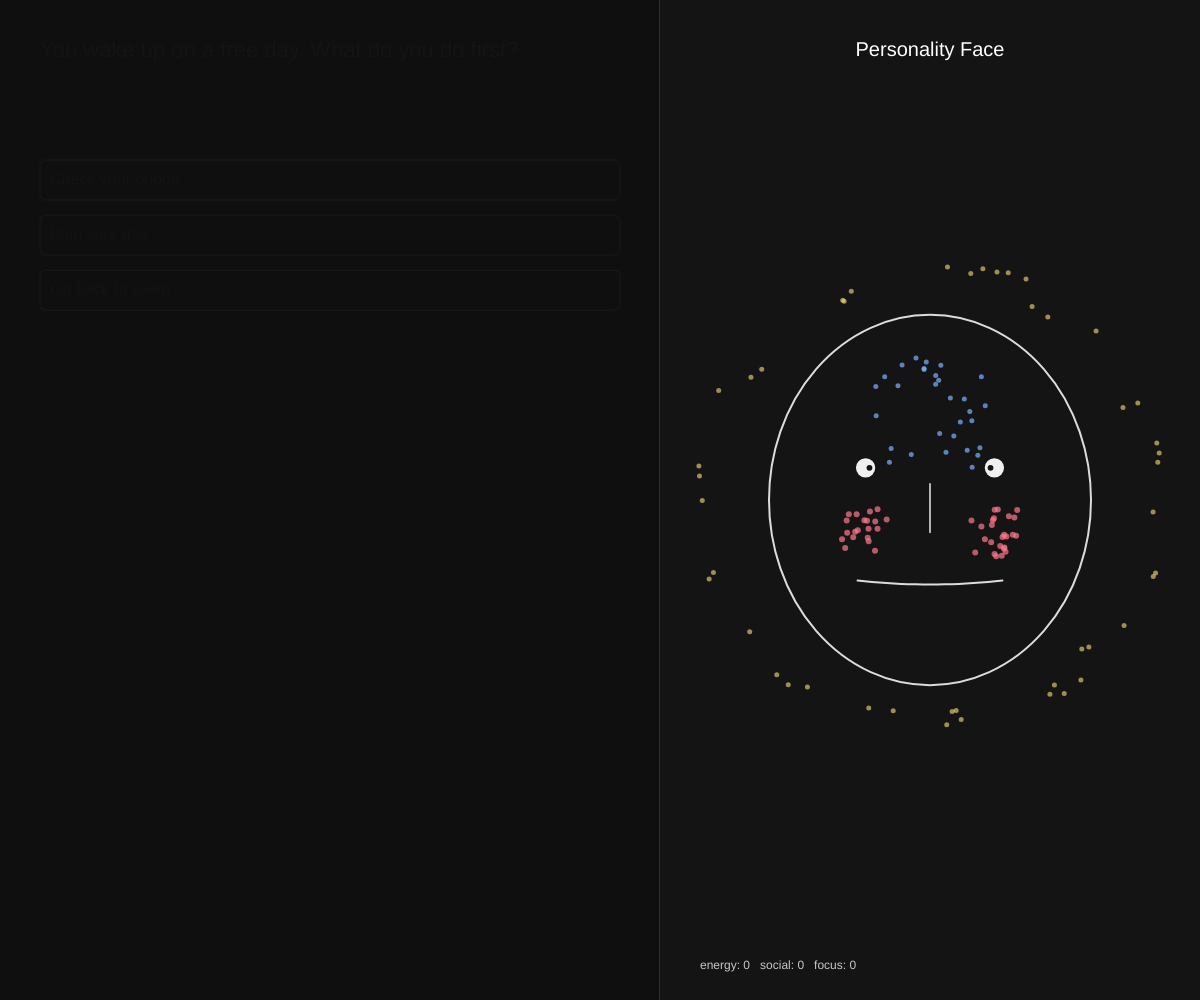
Frame 1 (no input)
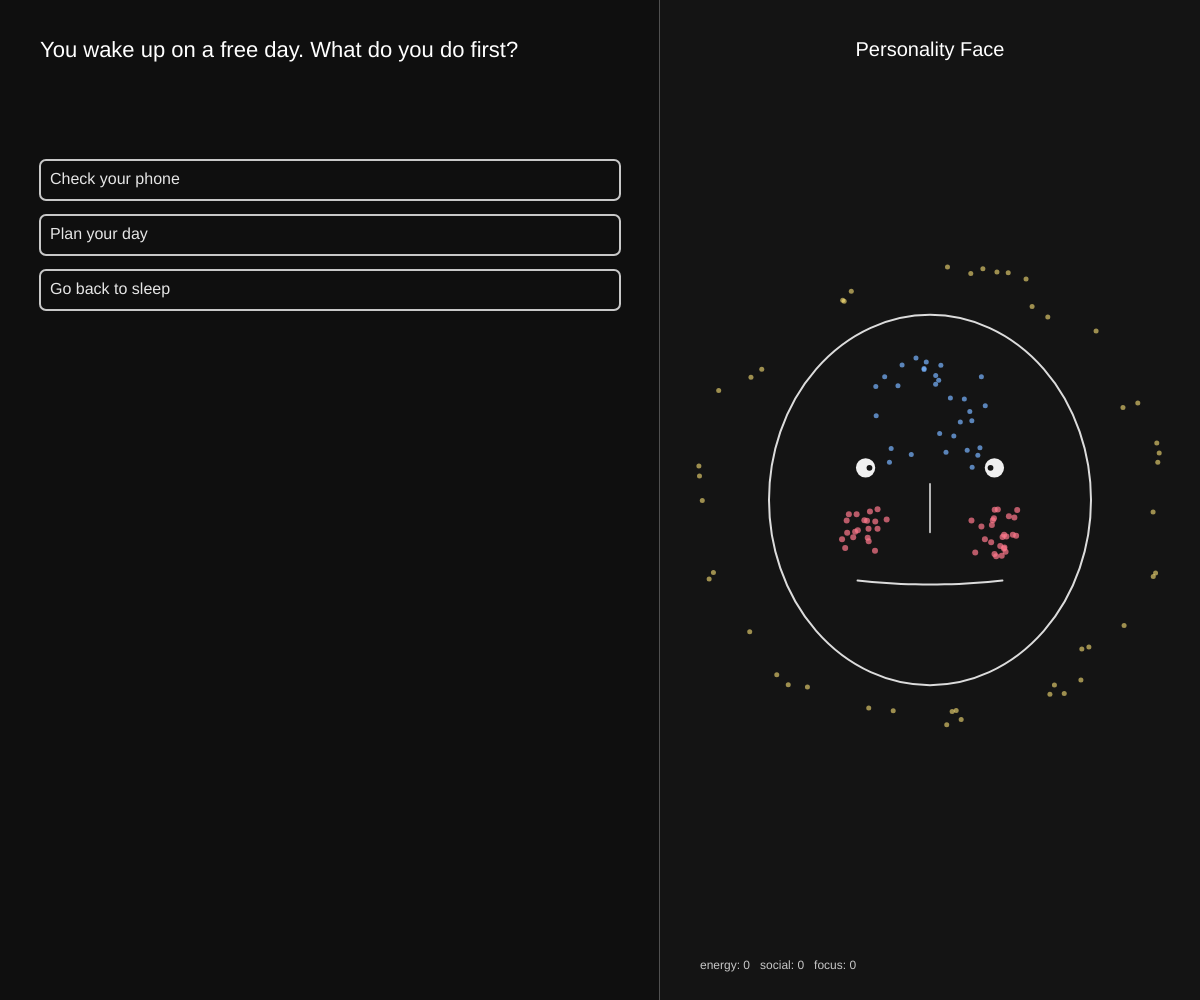
Frame 60 (no input)
Frame 120 (the mouse pressed at the canvas centre since frame 60): identical to frame 60, image omitted

The p5.js sketch that drew these frames (run headless with seeded random() and noise() and a simulated clock; from frame 60 on, the mouse is pressed at the canvas centre):

// p5.js sketch
// ── sketch.js
// Simple personality-test sketch with fade-in questions
// and an "artistic" face portrait made of dots.

let questions = [
  {
    text: "You wake up on a free day. What do you do first?",
    options: [
      { label: "Check your phone", trait: "focus", delta: -1 },
      { label: "Plan your day", trait: "focus", delta: 1 },
      { label: "Go back to sleep", trait: "energy", delta: -1 }
    ]
  },
  {
    text: "At a party, you tend to...",
    options: [
      { label: "Talk to everyone", trait: "social", delta: 2 },
      { label: "Stick with close friends", trait: "social", delta: 0 },
      { label: "Watch from the corner", trait: "social", delta: -2 }
    ]
  },
  {
    text: "You’re starting a new project. You feel...",
    options: [
      { label: "Excited and energised", trait: "energy", delta: 2 },
      { label: "Calm and steady", trait: "focus", delta: 1 },
      { label: "Overwhelmed", trait: "energy", delta: -1 }
    ]
  },
  {
    text: "Someone suggests a spontaneous trip.",
    options: [
      { label: "Say yes immediately", trait: "energy", delta: 1 },
      { label: "Ask for details first", trait: "focus", delta: 1 },
      { label: "Probably say no", trait: "social", delta: -1 }
    ]
  }
];

// Trait scores for building the personality "portrait"
let traits = {
  energy: 0,
  social: 0,
  focus: 0
};

let currentQuestion = 0;
let fadeAlpha = 0;
let fadeSpeed = 6;

let questionStartTime = 0;
let autoDelay = 2000; // ms until auto-select if no click
let answeredThisQuestion = false;
let finished = false;

function setup() {
  createCanvas(windowWidth, windowHeight);
  textFont("sans-serif");
  textSize(18);
  startQuestion(0);
}

function windowResized() {
  resizeCanvas(windowWidth, windowHeight);
}

function startQuestion(index) {
  currentQuestion = index;
  fadeAlpha = 0;
  answeredThisQuestion = false;
  questionStartTime = millis();
}

function draw() {
  background(15);

  // Divide canvas: left = questions, right = portrait
  let dividerX = width * 0.55;
  stroke(80);
  line(dividerX, 0, dividerX, height);

  drawPortrait(dividerX);

  if (!finished) {
    drawQuestionArea(dividerX);
    handleAutoSelect();
  } else {
    drawFinishedMessage(dividerX);
  }
}

// Draw the current question & its options on the left, with fade-in
function drawQuestionArea(dividerX) {
  let margin = 40;
  let x = margin;
  let y = margin;

  let q = questions[currentQuestion];

  // Increase alpha until fully visible
  fadeAlpha = min(255, fadeAlpha + fadeSpeed);

  // Question text
  noStroke();
  fill(255, fadeAlpha);
  textAlign(LEFT, TOP);
  textSize(22);
  text(q.text, x, y, dividerX - margin * 2, height * 0.4);

  // Options
  textSize(16);
  let optionY = y + 120;
  let optionHeight = 40;
  let gap = 15;

  for (let i = 0; i < q.options.length; i++) {
    let opt = q.options[i];

    let boxX = x;
    let boxY = optionY + i * (optionHeight + gap);
    let boxW = dividerX - margin * 2;
    let boxH = optionHeight;

    // Box
    stroke(200, fadeAlpha);
    noFill();
    rect(boxX, boxY, boxW, boxH, 6);

    // Text
    noStroke();
    fill(230, fadeAlpha);
    textAlign(LEFT, CENTER);
    text(opt.label, boxX + 10, boxY + boxH / 2);
  }
}

// Auto-select an option after autoDelay ms if no answer
function handleAutoSelect() {
  if (answeredThisQuestion) return;

  let elapsed = millis() - questionStartTime;
  if (elapsed > autoDelay) {
    autoChoose();
  }
}

// Randomly pick an option
function autoChoose() {
  let q = questions[currentQuestion];
  let index = floor(random(q.options.length));
  selectOption(q.options[index]);
}

// Handle mouse clicks on options
function mousePressed() {
  if (finished) return;
  if (answeredThisQuestion) return;

  let dividerX = width * 0.55;
  let margin = 40;
  let x = margin;
  let q = questions[currentQuestion];

  let optionY = margin + 120;
  let optionHeight = 40;
  let gap = 15;
  let boxW = dividerX - margin * 2;
  let boxH = optionHeight;

  for (let i = 0; i < q.options.length; i++) {
    let boxX = x;
    let boxY = optionY + i * (optionHeight + gap);

    if (
      mouseX >= boxX &&
      mouseX <= boxX + boxW &&
      mouseY >= boxY &&
      mouseY <= boxY + boxH
    ) {
      selectOption(q.options[i]);
      break;
    }
  }
}

// Apply the option's effect to traits and move on
function selectOption(option) {
  answeredThisQuestion = true;

  // Update trait score
  if (traits.hasOwnProperty(option.trait)) {
    traits[option.trait] += option.delta;
  }

  // Move to next question or finish
  if (currentQuestion < questions.length - 1) {
    startQuestion(currentQuestion + 1);
  } else {
    finished = true;
  }
}

// --- Artistic "face" portrait made of dots ---
function drawPortrait(startX) {
  let margin = 40;

  // Background panel
  noStroke();
  fill(20);
  rect(startX, 0, width - startX, height);

  let panelW = width - startX - margin * 2;
  let panelH = height - margin * 2;

  let cx = startX + margin + panelW / 2;
  let cy = margin + panelH / 2;
  let headR = min(panelW, panelH) * 0.35;

  // Normalised trait values (0..1)
  let normEnergy = constrain(map(traits.energy, -6, 6, 0, 1), 0, 1);
  let normSocial = constrain(map(traits.social, -6, 6, 0, 1), 0, 1);
  let normFocus  = constrain(map(traits.focus,  -6, 6, 0, 1), 0, 1);

  // Title
  fill(255);
  textAlign(CENTER, TOP);
  textSize(20);
  text("Personality Face", cx, margin);

  // Keep dots stable from frame to frame
  randomSeed(42);

  // Head outline
  noFill();
  stroke(220);
  strokeWeight(2);
  // Slightly taller than wide
  ellipse(cx, cy, headR * 2, headR * 2.3);

  // Eyes (just simple circles, size linked to focus)
  let eyeOffsetX = headR * 0.4;
  let eyeOffsetY = headR * -0.2;
  let eyeR = lerp(headR * 0.08, headR * 0.16, normFocus);

  fill(240);
  noStroke();
  ellipse(cx - eyeOffsetX, cy + eyeOffsetY, eyeR, eyeR);
  ellipse(cx + eyeOffsetX, cy + eyeOffsetY, eyeR, eyeR);

  // Pupils: more focused = more centred
  let pupilOffset = lerp(eyeR * 0.3, eyeR * 0.1, normFocus);
  fill(20);
  ellipse(cx - eyeOffsetX + pupilOffset, cy + eyeOffsetY, eyeR * 0.3, eyeR * 0.3);
  ellipse(cx + eyeOffsetX - pupilOffset, cy + eyeOffsetY, eyeR * 0.3, eyeR * 0.3);

  // Nose (simple line)
  stroke(180);
  strokeWeight(2);
  line(cx, cy - headR * 0.1, cx, cy + headR * 0.2);

  // Mouth: curvature linked to social
  let mouthY = cy + headR * 0.5;
  let mouthWidth = headR * 0.9;
  let smile = map(normSocial, 0, 1, -headR * 0.2, headR * 0.25); // frown to smile

  noFill();
  stroke(220);
  strokeWeight(2);
  beginShape();
  for (let t = -1; t <= 1; t += 0.1) {
    let x = cx + t * mouthWidth * 0.5;
    let y = mouthY + smile * (1 - t * t); // simple curve
    vertex(x, y);
  }
  endShape();

  // --- Dots: encode metrics ---

  // 1) Forehead dots = focus
  let nForehead = 10 + int(normFocus * 40);
  noStroke();
  fill(120, 180, 255, 180); // bluish
  for (let i = 0; i < nForehead; i++) {
    let fx = random(cx - headR * 0.35, cx + headR * 0.35);
    let fy = random(cy - headR * 0.9, cy - headR * 0.2);

    // Roughly keep inside head ellipse
    let ex = (fx - cx) / headR;
    let ey = (fy - cy) / (headR * 1.15);
    if (ex * ex + ey * ey <= 1) {
      let r = lerp(3, 7, normFocus);
      circle(fx, fy, r);
    }
  }

  // 2) Cheek dots = energy
  let nCheek = 15 + int(normEnergy * 60);
  fill(255, 120, 140, 180); // reddish
  for (let i = 0; i < nCheek; i++) {
    let side = random() < 0.5 ? -1 : 1; // left or right cheek
    let baseX = cx + side * headR * 0.4;
    let baseY = cy + headR * 0.2;
    let offsetX = random(-headR * 0.15, headR * 0.15);
    let offsetY = random(-headR * 0.15, headR * 0.15);
    let px = baseX + offsetX;
    let py = baseY + offsetY;

    let r = lerp(2, 10, normEnergy);
    circle(px, py, r);
  }

  // 3) Halo dots = social
  let nHalo = 10 + int(normSocial * 70);
  fill(255, 230, 120, 150); // yellowish
  noStroke();
  for (let i = 0; i < nHalo; i++) {
    let angle = random(TWO_PI);
    let radius = headR * 1.2 + random(headR * 0.1, headR * 0.3);
    let hx = cx + cos(angle) * radius;
    let hy = cy + sin(angle) * radius;
    let r = lerp(2, 8, normSocial);
    circle(hx, hy, r);
  }

  // Small legend at bottom-right of panel
  textAlign(LEFT, BOTTOM);
  textSize(12);
  fill(200);
  let legendX = startX + margin;
  let legendY = height - margin * 0.7;
  text(
    "energy: " + traits.energy +
    "   social: " + traits.social +
    "   focus: " + traits.focus,
    legendX,
    legendY
  );
}

function drawFinishedMessage(dividerX) {
  let margin = 40;
  let x = margin;
  let y = height - margin * 2;

  fill(255);
  textAlign(LEFT, TOP);
  textSize(18);
  text("Test complete. This is your current personality face.", x, y);
}
